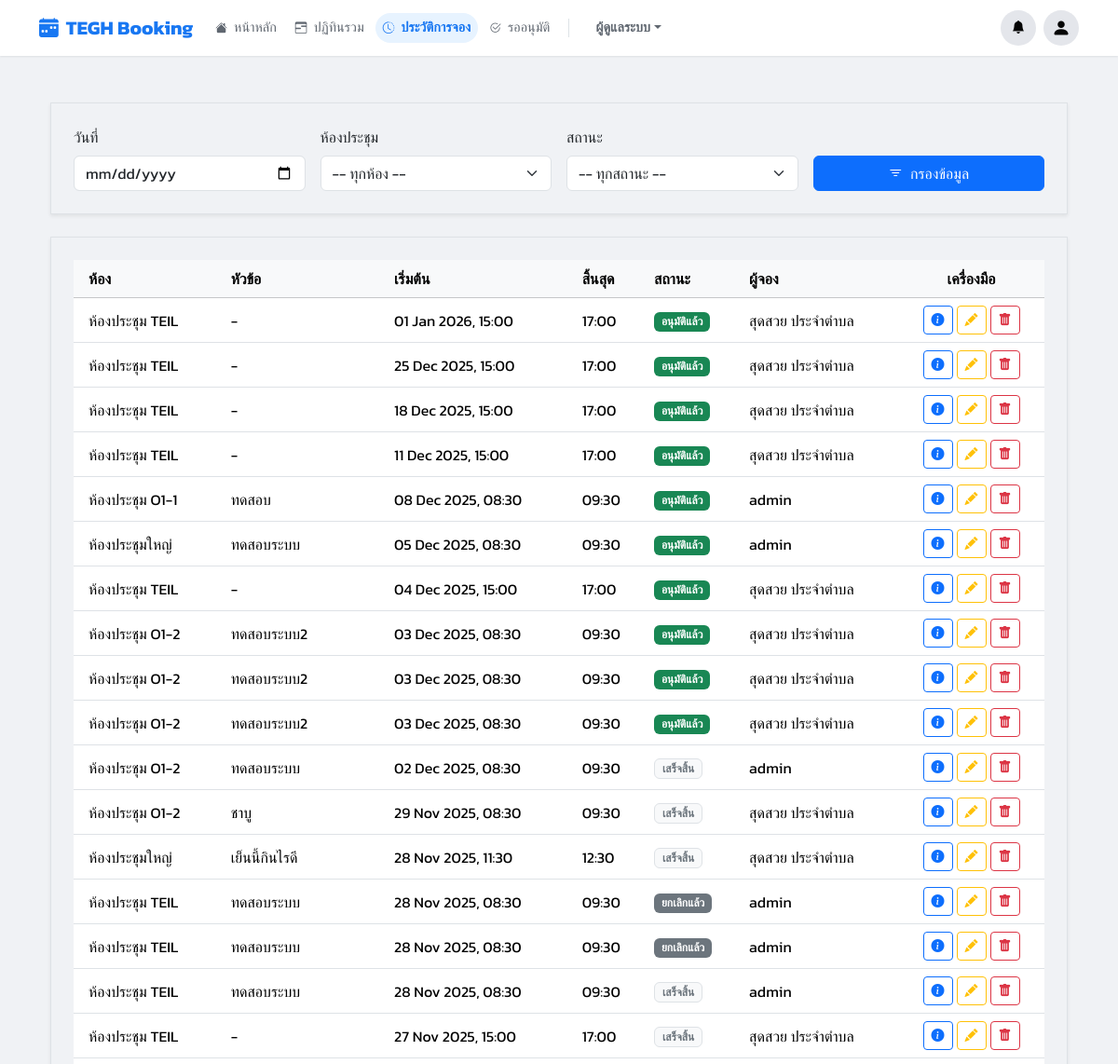
Before: /history/ (signed in, upper part) with the older database file.
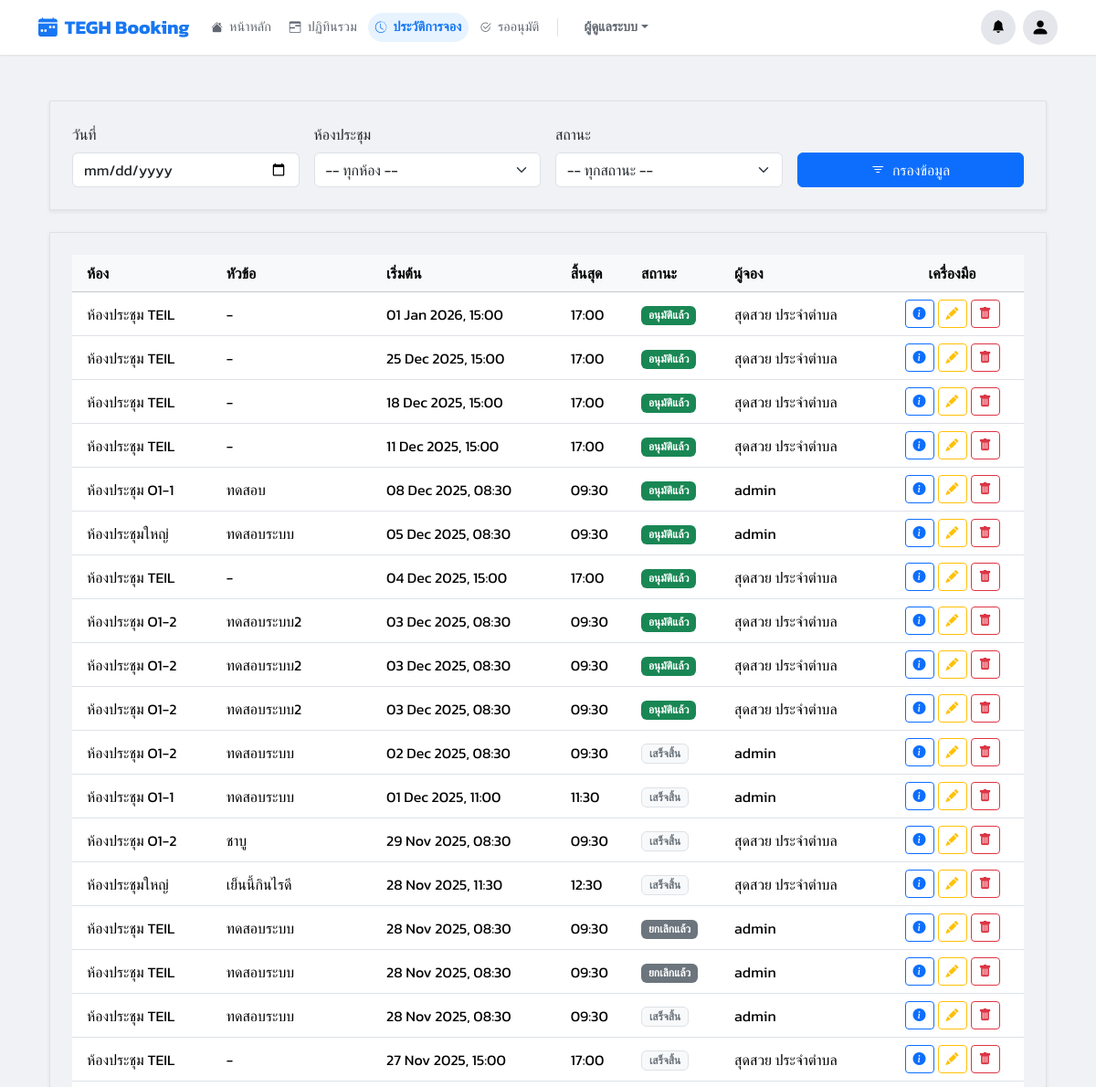
After: the same page with the newer database file.
### booking/models.py (models this page shows, shortened)
class Booking(models.Model):
    user = models.ForeignKey(User, on_delete=models.SET_NULL, null=True, related_name='bookings')
    room = models.ForeignKey(Room, on_delete=models.CASCADE, related_name='bookings')
    title = models.CharField(max_length=200)
    start_time = models.DateTimeField()
    end_time = models.DateTimeField()
    chairman = models.CharField(max_length=200, blank=True, null=True)
    department = models.CharField(max_length=200, blank=True, null=True)
    participant_count = models.PositiveIntegerField(default=1)
    participants = models.ManyToManyField(User, related_name='participating_in', blank=True)
    presentation_file = models.FileField(upload_to='presentations/', blank=True, null=True)
    description = models.TextField(blank=True, null=True)
    additional_requests = models.TextField(blank=True, null=True)
    additional_notes = models.TextField(blank=True, null=True)
    STATUS_CHOICES = [
        ('PENDING', 'รออนุมัติ'),
        ('APPROVED', 'อนุมัติแล้ว'),
        ('REJECTED', 'ไม่อนุมัติ'),
        ('CANCELLED', 'ยกเลิกแล้ว'),
    ]
    status = models.CharField(max_length=10, choices=STATUS_CHOICES, default='PENDING')
    created_at = models.DateTimeField(auto_now_add=True)
    updated_at = models.DateTimeField(auto_now=True)
    parent_booking = models.ForeignKey(
        'self',
        on_delete=models.CASCADE,
        null=True,
        blank=True,
        related_name='child_bookings',
        help_text="การจองนี้ เป็นส่วนหนึ่งของการจองซ้ำ (ชี้ไปที่การจองแรก)"
    )
    recurrence_rule = models.CharField(max_length=20, blank=True, null=True)
    outlook_event_id = models.CharField(
        max_length=255,
        blank=True,
        null=True,
        verbose_name="Outlook Event ID",
        help_text="ID ของ Event ที่ถูกสร้างใน Microsoft Calendar"
    )
    @property
    def is_past(self):
        if not self.end_time:
            return False
        return timezone.now() > self.end_time

class Room(models.Model):
    name = models.CharField(max_length=100)
    building = models.CharField(max_length=100, blank=True, null=True)
    floor = models.CharField(max_length=50, blank=True, null=True)
    location = models.CharField(max_length=255, blank=True, null=True, help_text="")
    capacity = models.PositiveIntegerField(default=1)
    equipment_in_room = models.TextField(blank=True, null=True, help_text="ระบุอุปกรณ์แต่ละอย่างในบรรทัดใหม่")
    image = models.ImageField(upload_to='room_images/', blank=True, null=True, verbose_name="รูปภาพห้อง")
    approver = models.ForeignKey(
        User,
        on_delete=models.SET_NULL,
        null=True,
        blank=True,
        related_name='approvable_rooms',
        help_text="เลือก User ที่มีสิทธิ์อนุมัติห้องนี้ (ถ้าเว้นว่าง = Admin กลาง)"
    )
    is_maintenance = models.BooleanField(
        default=False,
        verbose_name="ปิดปรับปรุง (โหมดแมนนวล)",
    )
    maintenance_start = models.DateTimeField(
        null=True, blank=True,
        verbose_name="เริ่มปิดปรับปรุง (อัตโนมัติ)"
    )
    maintenance_end = models.DateTimeField(
        null=True, blank=True,
        verbose_name="สิ้นสุดปิดปรับปรุง (อัตโนมัติ)"
    )
    line_notify_token = models.CharField(
        max_length=50,
        blank=True,
        null=True,
        verbose_name="LINE Notify Token",
        help_text="โทเคนสำหรับแจ้งเตือนไปยังกลุ่ม LINE ประจำห้อง (ถ้ามี)"
    )
    teams_webhook_url = models.TextField(
        blank=True,
        null=True,
        verbose_name="Teams Webhook URL",
        help_text="URL สำหรับแจ้งเตือนไปยัง Channel Teams ประจำห้อง (ถ้ามี)"
    )

### booking/views.py (the view)
# urls.py: path('history/', views.history_view, name='history'),
@login_required
def history_view(request):
    qs = Booking.objects.all() if is_admin(request.user) else Booking.objects.filter(user=request.user)
    ctx = get_base_context(request); ctx.update({'bookings_list': qs.order_by('-start_time'), 'status_choices': Booking.STATUS_CHOICES})
    return render(request, 'pages/history.html', ctx)

### booking/views.py (called while the page is built)
def is_admin(user):
    return user.is_authenticated and (user.is_superuser or user.groups.filter(name='Admin').exists())

def is_approver_or_admin(user):
    return user.is_authenticated and (user.is_superuser or user.groups.filter(name__in=['Approver', 'Admin']).exists())

### templates/pages/history.html (shortened to what the changed rows need)
{% extends 'base.html' %}
{% load static %}
{% block content %}
<div class="container-fluid py-4">
    <div class="content-card shadow-sm border p-3 p-md-4">
        <div class="table-responsive">
            <table class="table table-hover mb-0 align-middle">
                <thead class="table-light">
                    <tr>
                        <th scope="col" class="ps-3">ห้อง</th>
                        <th scope="col">หัวข้อ</th>
                        <th scope="col">เริ่มต้น</th>
                        <th scope="col">สิ้นสุด</th>
                        <th scope="col">สถานะ</th>
                        {% if is_admin_user %}
                        <th scope="col">ผู้จอง</th>
                        {% endif %}
                        <th scope="col" class="text-center">เครื่องมือ</th>
                    </tr>
                </thead>
                <tbody>
                    {% for booking in bookings_list %}
                    <tr>
                        <td class="ps-3">{{ booking.room.name }}</td>
                        <td>{{ booking.title }}</td>
                        <td>{{ booking.start_time|date:"d M Y, H:i" }}</td>
                        <td>{{ booking.end_time|date:"H:i" }}</td>
                        <td>
                            {% if booking.status == 'APPROVED' %}
                                {% if booking.is_past %}
                                    <span class="badge bg-past">เสร็จสิ้น</span>
                                {% else %}
                                    <span class="badge bg-success">อนุมัติแล้ว</span>
                                {% endif %}
                            {% elif booking.status == 'PENDING' %}
                                <span class="badge bg-warning text-dark">รออนุมัติ</span>
                            {% elif booking.status == 'REJECTED' %}
                                <span class="badge bg-danger">ถูกปฏิเสธ</span>
                            {% elif booking.status == 'CANCELLED' %}
                                <span class="badge bg-secondary">ยกเลิกแล้ว</span>
                            {% endif %}
                        </td>
                        {% if is_admin_user %}
                        <td>
                            {% if booking.user %}
                                {{ booking.user.get_full_name|default:booking.user.username }}
                            {% else %}
                                <span class="text-muted small">(ผู้ใช้ถูกลบ)</span>
                            {% endif %}
                        </td>
                        {% endif %}
                        <td class="text-center">
                            <div class="d-inline-flex gap-1" role="group">
                                <a href="{% url 'booking_detail' booking.id %}" class="btn btn-sm btn-outline-primary" title="ดูรายละเอียด">
                                    <i class="bi bi-info-circle-fill"></i>
                                </a>
                                {% if is_admin_user or not booking.is_past and booking.user == request.user %}
                                    <a href="{% url 'edit_booking' booking.id %}" class="btn btn-sm btn-outline-warning" title="แก้ไข">
                                        <i class="bi bi-pencil-fill"></i>
                                    </a>
                                    <button type="button" class="btn btn-sm btn-outline-danger delete-booking-btn"
                                            title="ยกเลิกการจอง"
                                            data-bs-toggle="modal"
                                            data-bs-target="#deleteConfirmModal"
                                            data-delete-url="{% url 'delete_booking' booking.id %}"
                                            data-booking-title="{{ booking.title|escapejs }}">
                                        <i class="bi bi-trash-fill"></i>
                                    </button>
                                {% endif %}
                            </div>
                        </td>
                    </tr>
                    {% endfor %}
                </tbody>
            </table>
        </div>
    </div>
</div>
{% endblock %}

Changed rows visible on the page:
added Booking: room.name "ห้องประชุม O1-1", title "ทดสอบระบบ", start_time "01 Dec 2025, 11:00", end_time "11:30", status "เสร็จสิ้น", user.get_full_name "admin"
